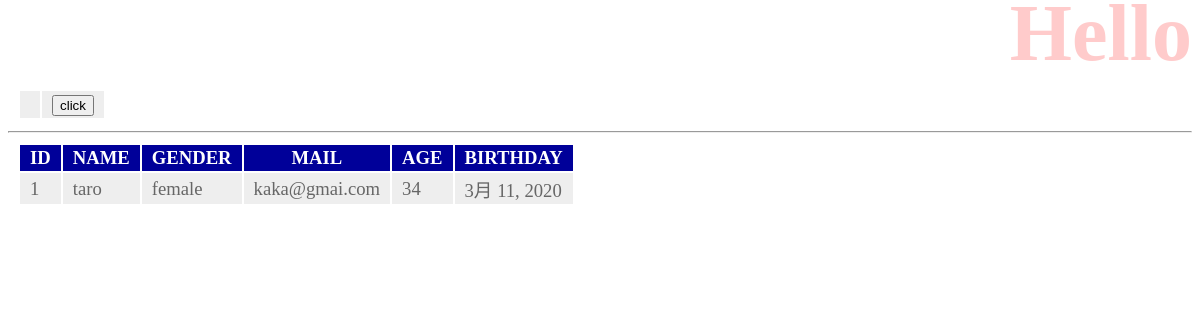
The page /accounts/ on the database as committed earlier.
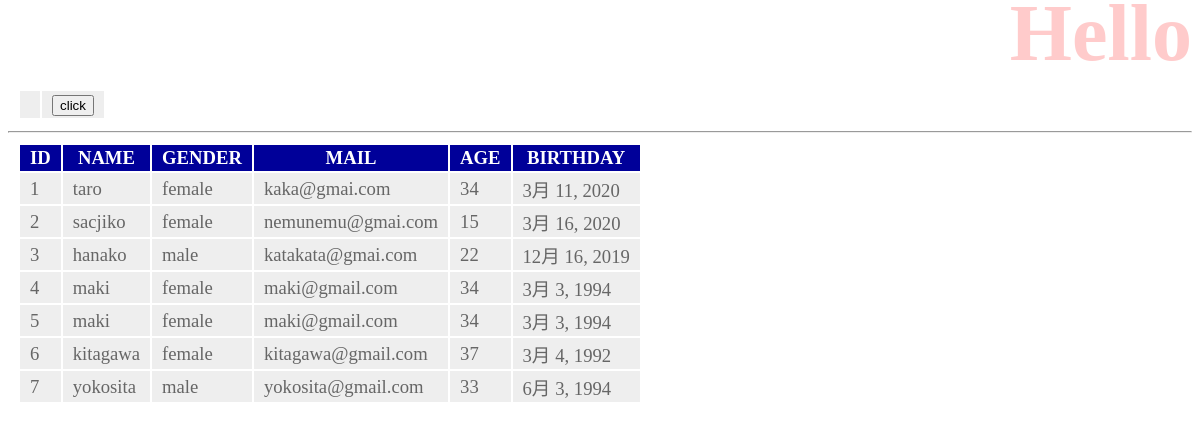
The same page on the database as committed later.
### accounts/models.py (models this page shows, shortened)
class Friend(models.Model):
    name = models.CharField(max_length=100)
    mail = models.EmailField(max_length=200)
    gender = models.BooleanField()
    age = models.IntegerField(default=0)
    birthday = models.DateField()

### accounts/views.py (the view)
# urls.py: path('', views.index, name='index'),
def index(request):
    data = Friend.objects.all()
    params = {
        'title': 'Hello',
        'data': data,
    }
    return render(request, 'accounts/index.html', params)

### accounts/templates/accounts/index.html (shortened to what this page needs)
{% load static %}
<!doctype html>
<html lang=”ja”>
<head>
    <link rel="stylesheet" type="text/css"
        href="{% static 'accounts/css/style.css' %}" />
</head>
<body>
    <h1>{{title}}</h1>
    <table>
    <form action="{% url 'index' %}" method="post">
        <tr><td></td><td><input type="submit" value="click"></td></tr>
    </form>
    </table>
    <hr>
    <table>
        <tr>
            <th>ID</th>
            <th>NAME</th>
            <th>GENDER</th>
            <th>MAIL</th>
            <th>AGE</th>
            <th>BIRTHDAY</th>
        </tr>
    {% for item in data %}
        <tr>
            <td>{{item.id}}</td>
            <td>{{item.name}}</td>
            <td>{% if item.gender == False %}male{% endif %}
                {% if item.gender == True %}female{% endif %}</td>
            <td>{{item.mail}}</td>
            <td>{{item.age}}</td>
            <td>{{item.birthday}}</td>
        </tr>
    {% endfor %}
    </table>
</body>
</html>

### accounts/static/accounts/css/style.css (style rules this page uses)
body { color: gray; font-size:16pt; }
h1 { color:red; opacity: 0.2; font-size:60pt; margin-top:-20px; margin-bottom:0px; text-align: right; }
table { margin: 10px; font-size: 14pt; }
table tr th { background-color: #009; color: white; padding: 2px 10px; border-width: 2px; }
table tr td { background-color: #eee; color: #666; padding: 2px 10px; border-width: 2px; }

Rows that differ between the two databases and show on the page:
added Friend: id "2", name "sacjiko", gender "female", mail "nemunemu@gmai.com", age "15", birthday "3月 16, 2020"
added Friend: id "3", name "hanako", gender "male", mail "katakata@gmai.com", age "22", birthday "12月 16, 2019"
added Friend: id "4", name "maki", gender "female", mail "maki@gmail.com", age "34", birthday "3月 3, 1994"
added Friend: id "5", name "maki", gender "female", mail "maki@gmail.com", age "34", birthday "3月 3, 1994"
added Friend: id "6", name "kitagawa", gender "female", mail "kitagawa@gmail.com", age "37", birthday "3月 4, 1992"
added Friend: id "7", name "yokosita", gender "male", mail "yokosita@gmail.com", age "33", birthday "6月 3, 1994"
